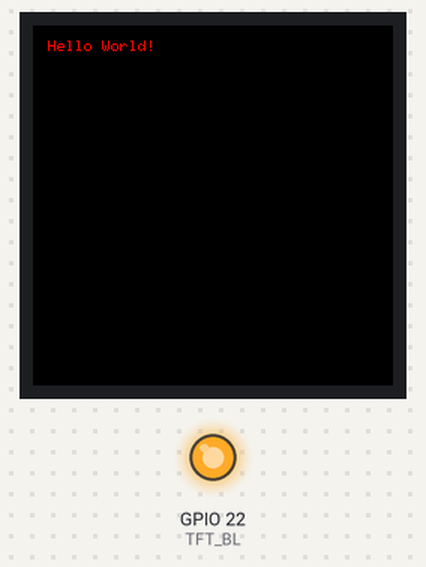
This sketch was run on a simulated ESP32. On the bench: 240×240 colour display, output pins drawn as LEDs (lit = HIGH). Random numbers use the default seed unless the sketch sets one.

Above: at 0.2 s.
At 5.2 s:
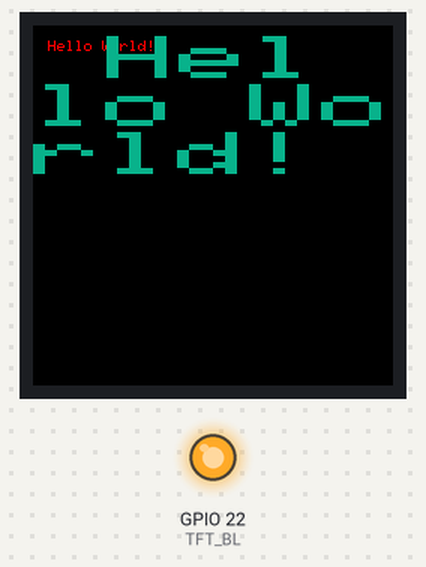
At 14.3 s:
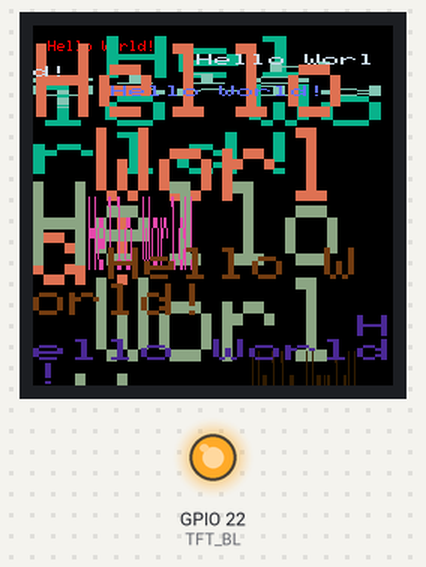
At 23.3 s:
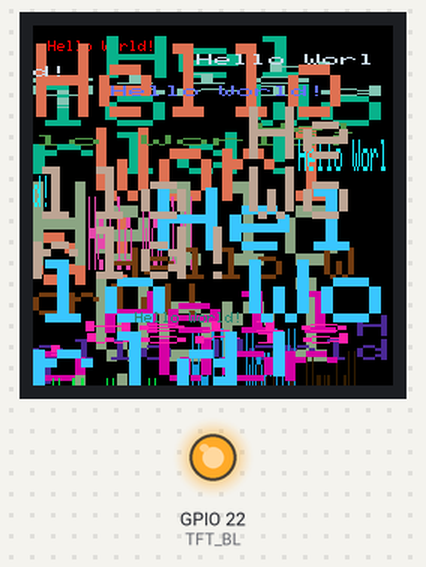
At 27.3 s:
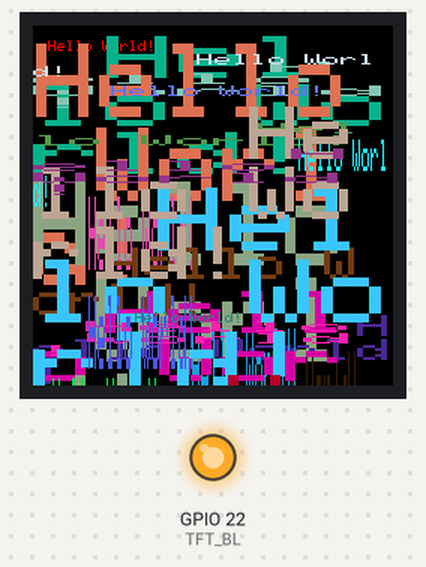
At 38.3 s:
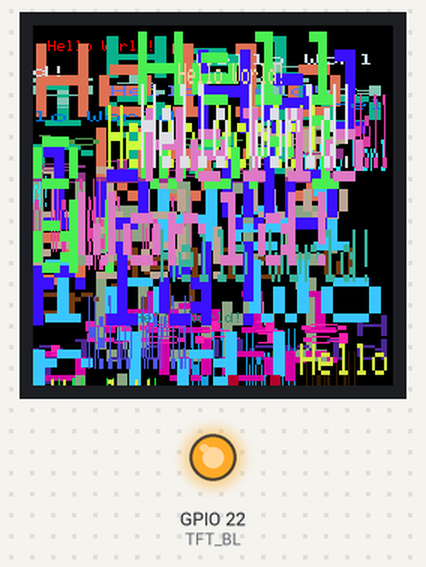

Measured:
- what the display in image 1 shows lasts 1.0 s, from 5.2 s to 6.2 s
- what the display in image 3 shows lasts 2.0 s, from 23.2 s to 25.2 s

The sketch:

HelloWorld.ino
```cpp
/*******************************************************************************
 * Start of Arduino_GFX setting
 ******************************************************************************/
#include <Arduino_GFX_Library.h>

/* first check if selected specific hardware */
// #define ESP32_LCDKIT_SPI
// #define TTGO_T_DISPLAY
// #define WT32_SC01
#if defined(ESP32_LCDKIT_SPI)
#define TFT_BL 23
Arduino_DataBus *bus = new Arduino_ESP32SPI(19 /* DC */, 5 /* CS */, 22 /* SCK */, 21 /* MOSI */, 27 /* MISO */);
Arduino_ILI9341 *gfx = new Arduino_ILI9341(bus, 18 /* RST */, 1 /* rotation */);

#elif defined(TTGO_T_DISPLAY)
#define TFT_BL 4
Arduino_DataBus *bus = new Arduino_ESP32SPI(16 /* DC */, 5 /* CS */, 18 /* SCK */, 19 /* MOSI */, -1 /* MISO */);
Arduino_ST7789 *gfx = new Arduino_ST7789(bus, 23 /* RST */, 2 /* rotation */, true /* IPS */, 135 /* width */, 240 /* height */, 53 /* col offset 1 */, 40 /* row offset 1 */, 52 /* col offset 2 */, 40 /* row offset 2 */);

#elif defined(WT32_SC01)
#define TFT_BL 23
Arduino_DataBus *bus = new Arduino_ESP32SPI(21 /* DC */, 15 /* CS */, 14 /* SCK */, 13 /* MOSI */, -1 /* MISO */);
Arduino_ST7796 *gfx = new Arduino_ST7796(bus, 22 /* RST */, 3 /* rotation */);

/* Wio Terminal */
#elif defined(ARDUINO_ARCH_SAMD) && defined(SEEED_GROVE_UI_WIRELESS)
#define TFT_BL LCD_BACKLIGHT
Arduino_HWSPI *bus = new Arduino_HWSPI(LCD_DC /* DC */, LCD_SS_PIN /* CS */);
Arduino_ILI9341 *gfx = new Arduino_ILI9341(bus, -1 /* RST */, 3 /* rotation */);

/* M5Stack */
#elif defined(ARDUINO_M5Stack_Core_ESP32) || defined(ARDUINO_M5STACK_FIRE)
#define TFT_BL 32
Arduino_ESP32SPI *bus = new Arduino_ESP32SPI(27 /* DC */, 14 /* CS */, SCK, MOSI, MISO);
Arduino_ILI9341_M5STACK *gfx = new Arduino_ILI9341_M5STACK(bus, 33 /* RST */, 1 /* rotation */);

/* Odroid-Go */
#elif defined(ARDUINO_ODROID_ESP32)
#define TFT_BL 14
Arduino_ESP32SPI *bus = new Arduino_ESP32SPI(21 /* DC */, 5 /* CS */, SCK, MOSI, MISO);
Arduino_ILI9341 *gfx = new Arduino_ILI9341(bus, -1 /* RST */, 3 /* rotation */);
// Arduino_ST7789 *gfx = new Arduino_ST7789(bus,  -1 /* RST */, 1 /* rotation */, true /* IPS */);

/* TTGO T-Watch */
#elif defined(ARDUINO_T) || defined(ARDUINO_TWATCH_BASE) || defined(ARDUINO_TWATCH_2020_V1) || defined(ARDUINO_TWATCH_2020_V2)
#define TFT_BL 12
Arduino_ESP32SPI *bus = new Arduino_ESP32SPI(27 /* DC */, 5 /* CS */, 18 /* SCK */, 19 /* MOSI */, -1 /* MISO */);
Arduino_ST7789 *gfx = new Arduino_ST7789(bus, -1 /* RST */, 2 /* rotation */, true /* IPS */, 240, 240, 0, 80);

#else /* not selected specific hardware */

#if defined(ESP32)
#define TFT_CS 5
// #define TFT_CS -1 // for display without CS pin
// #define TFT_DC 16
#define TFT_DC 27
// #define TFT_DC -1 // for display without DC pin (9-bit SPI)
// #define TFT_RST 17
#define TFT_RST 33
#define TFT_BL 22
#elif defined(ESP8266)
#define TFT_CS 15
#define TFT_DC 5
#define TFT_RST 16
// #define TFT_BL 4
#else
#define TFT_CS 9
#define TFT_DC 8
#define TFT_RST 7
#define TFT_BL 6
#endif

/*
 * Step 1: Initize one databus for your display
*/

// General software SPI
// Arduino_DataBus *bus = new Arduino_SWSPI(TFT_DC, TFT_CS, 18 /* SCK */, 23 /* MOSI */, -1 /* MISO */);

// General hardware SPI
//Arduino_DataBus *bus = new Arduino_HWSPI(TFT_DC, TFT_CS);

// ESP32 hardware SPI, more customizable parameters
Arduino_DataBus *bus = new Arduino_ESP32SPI(TFT_DC, TFT_CS, 18 /* SCK */, 23 /* MOSI */, -1 /* MISO */, VSPI /* spi_num */);

// ESP32 parallel 8-bit
// Arduino_DataBus *bus = new Arduino_ESP32PAR8(TFT_DC, TFT_CS, 26 /* WR */, -1 /* RD */, 16 /* D0 */, 17 /* D1 */, 18 /* D2 */, 19 /* D3 */, 21 /* D4 */, 12 /* D5 */, 23 /* D6 */, 25 /* D7 */);

// ESP32 parallel 16-bit
// Almost all GPIO 0-31 used up for 16-bit and WR, disable PSRAM to gain 16 and 17 but still no GPIOs remain for CS and RD.
// CS connect to GND (enable); RD connect to Vcc (disable).
// Arduino_DataBus *bus = new Arduino_ESP32PAR16(
//     32 /* DC */, -1 /* CS */, 21 /* WR */, -1 /* RD */,
//     19 /* D0 */, 23 /* D1 */, 18 /* D2 */, 5 /* D3 */, 17 /* D4 */, 16 /* D5 */, 25 /* D6 */, 26 /* D7 */,
//     27 /* D8 */, 14 /* D9 */, 12 /* D10 */, 13 /* D11 */, 15 /* D12 */, 2 /* D13 */, 0 /* D14 */, 4 /* D15 */);

/*
 * Step 2: Initize one driver for your display
*/

// Canvas (framebuffer)
// Arduino_ST7789 *output_display = new Arduino_ST7789(bus, TFT_RST, 0 /* rotation */, true /* IPS */);
// 16-bit color Canvas (240x320 resolution only works for ESP32 with PSRAM)
// Arduino_Canvas *gfx = new Arduino_Canvas(240 /* width */, 320 /* height */, output_display);
// Indexed color Canvas, mask_level: 0-2, larger mask level mean less color variation but can have faster index mapping
// Arduino_Canvas_Indexed *gfx = new Arduino_Canvas_Indexed(240 /* width */, 320 /* height */, output_display, 0 /* output_x */, 0 /* output_y */, MAXMASKLEVEL /* mask_level */);

// GC9A01 IPS LCD 240x240
Arduino_GC9A01 *gfx = new Arduino_GC9A01(bus, TFT_RST, 0 /* rotation */, true /* IPS */);

// HX8347C IPS LCD 240x320
// Arduino_HX8347C *gfx = new Arduino_HX8347C(bus, TFT_RST, 0 /* rotation */, true /* IPS */);

// HX8347D IPS LCD 240x320
// Arduino_HX8347D *gfx = new Arduino_HX8347D(bus, TFT_RST, 0 /* rotation */, true /* IPS */);

// HX8352C IPS LCD 240x400
// Arduino_HX8352C *gfx = new Arduino_HX8352C(bus, TFT_RST, 0 /* rotation */, true /* IPS */);

// HX8357B IPS LCD 320x480
// Arduino_HX8357B *gfx = new Arduino_HX8357B(bus, TFT_RST, 0 /* rotation */, true /* IPS */);

// ILI9225 LCD 176x220
// Arduino_ILI9225 *gfx = new Arduino_ILI9225(bus, TFT_RST);

// ILI9341 LCD 240x320
//Arduino_ILI9341 *gfx = new Arduino_ILI9341(bus, TFT_RST, 0 /* rotation */);

// ILI9481 LCD 320x480
// Arduino_ILI9481_18bit *gfx = new Arduino_ILI9481_18bit(bus, TFT_RST, 0 /* rotation */);

// ILI9486 LCD 320x480
// Arduino_ILI9486_18bit *gfx = new Arduino_ILI9486_18bit(bus, TFT_RST, 0 /* rotation */);

// ILI9488 LCD 320x480
// Arduino_ILI9488_18bit *gfx = new Arduino_ILI9488_18bit(bus, TFT_RST, 0 /* rotation */);

// JBT6K71 LCD 240x320
// Arduino_JBT6K71 *gfx = new Arduino_JBT6K71(bus, TFT_RST, 0 /* rotation */, true /* IPS */, 240, 320, 0, 0, 16, 0);

// R61529 IPS LCD 320x480
// Arduino_R61529 *gfx = new Arduino_R61529(bus, TFT_RST, 0 /* rotation */, true /* IPS */);

// SEPS525 OLED 160x128
// Arduino_SEPS525 *gfx = new Arduino_SEPS525(bus, TFT_RST, 0 /* rotation */);

// SSD1283A OLED 130x130
// Arduino_SSD1283A *gfx = new Arduino_SSD1283A(bus, TFT_RST, 0 /* rotation */);

// SSD1331 OLED 96x64
// Arduino_SSD1331 *gfx = new Arduino_SSD1331(bus, TFT_RST, 0 /* rotation */);

// SSD1351 OLED 128x128
// Arduino_SSD1351 *gfx = new Arduino_SSD1351(bus, TFT_RST, 0 /* rotation */);

// ST7735 LCD
// 1.8" REDTAB 128x160
// Arduino_ST7735 *gfx = new Arduino_ST7735(bus, TFT_RST, 0 /* rotation */);
// 1.8" BLACKTAB 128x160
// Arduino_ST7735 *gfx = new Arduino_ST7735(bus, TFT_RST, 0 /* rotation */, false /* IPS */, 128 /* width */, 160 /* height */, 2 /* col offset 1 */, 1 /* row offset 1 */, 2 /* col offset 2 */, 1 /* row offset 2 */, false /* BGR */);
// 1.8" GREENTAB A 128x160
// Arduino_ST7735 *gfx = new Arduino_ST7735(bus, TFT_RST, 0 /* rotation */, false /* IPS */, 128 /* width */, 160 /* height */, 2 /* col offset 1 */, 1 /* row offset 1 */, 2 /* col offset 2 */, 1 /* row offset 2 */);
// 1.8" GREENTAB B 128x160
// Arduino_ST7735 *gfx = new Arduino_ST7735(bus, TFT_RST, 0 /* rotation */, false /* IPS */, 128 /* width */, 160 /* height */, 2 /* col offset 1 */, 3 /* row offset 1 */, 2 /* col offset 2 */, 1 /* row offset 2 */);
// 1.8" Wide angle LCD 128x160
// Arduino_ST7735 *gfx = new Arduino_ST7735(bus, TFT_RST, 0 /* rotation */, false /* IPS */, 128 /* width */, 160 /* height */, 0 /* col offset 1 */, 0 /* row offset 1 */, 0 /* col offset 2 */, 0 /* row offset 2 */, false /* BGR */);
// 1.5" GREENTAB B 128x128
// Arduino_ST7735 *gfx = new Arduino_ST7735(bus, TFT_RST, 0 /* rotation */, false /* IPS */, 128 /* width */, 128 /* height */, 2 /* col offset 1 */, 3 /* row offset 1 */, 2 /* col offset 2 */, 1 /* row offset 2 */);
// 1.5" GREENTAB C 128x128
// Arduino_ST7735 *gfx = new Arduino_ST7735(bus, TFT_RST, 0 /* rotation */, false /* IPS */, 128 /* width */, 128 /* height */, 0 /* col offset 1 */, 32 /* row offset 1 */);
// 0.96" IPS LCD 80x160
// Arduino_ST7735 *gfx = new Arduino_ST7735(bus, TFT_RST, 3 /* rotation */, true /* IPS */, 80 /* width */, 160 /* height */, 26 /* col offset 1 */, 1 /* row offset 1 */, 26 /* col offset 2 */, 1 /* row offset 2 */);

// ST7789 LCD
// 2.4" LCD 240x320
// Arduino_ST7789 *gfx = new Arduino_ST7789(bus, TFT_RST, 0 /* rotation */);
// 2.4" IPS LCD 240x320
// Arduino_ST7789 *gfx = new Arduino_ST7789(bus, TFT_RST, 0 /* rotation */, true /* IPS */);
// 1.69" IPS round corner LCD 240x280
// Arduino_ST7789 *gfx = new Arduino_ST7789(bus, TFT_RST, 0 /* rotation */, true /* IPS */, 240 /* width */, 280 /* height */, 0 /* col offset 1 */, 20 /* row offset 1 */, 0 /* col offset 2 */, 20 /* row offset 2 */);
// 1.3"/1.5" square IPS LCD 240x240
// Arduino_ST7789 *gfx = new Arduino_ST7789(bus, TFT_RST, 2 /* rotation */, true /* IPS */, 240 /* width */, 240 /* height */, 0 /* col offset 1 */, 80 /* row offset 1 */);
// 1.14" IPS LCD 135x240 TTGO T-Display
// Arduino_ST7789 *gfx = new Arduino_ST7789(bus, TFT_RST, 0 /* rotation */, true /* IPS */, 135 /* width */, 240 /* height */, 53 /* col offset 1 */, 40 /* row offset 1 */, 52 /* col offset 2 */, 40 /* row offset 2 */);

// ST7796 LCD
// 4" LCD 320x480
// Arduino_ST7796 *gfx = new Arduino_ST7796(bus, TFT_RST, 0 /* rotation */);
// 4" IPS LCD 320x480
// Arduino_ST7796 *gfx = new Arduino_ST7796(bus, TFT_RST, 0 /* rotation */, true /* IPS */);

#endif /* not selected specific hardware */
/*******************************************************************************
 * End of Arduino_GFX setting
 ******************************************************************************/

void setup(void)
{
    gfx->begin();
    gfx->fillScreen(BLACK);

#ifdef TFT_BL
    pinMode(TFT_BL, OUTPUT);
    digitalWrite(TFT_BL, HIGH);
#endif

    gfx->setCursor(10, 10);
    gfx->setTextColor(RED);
    gfx->println("Hello World!");

    delay(5000); // 5 seconds
}

void loop()
{
    gfx->setCursor(random(gfx->width()), random(gfx->height()));
    gfx->setTextColor(random(0xffff));
    gfx->setTextSize(random(9) /* x scale */, random(9) /* y scale */, random(3) /* pixel_margin */);
    gfx->println("Hello World!");

    delay(1000); // 1 second
}
```
